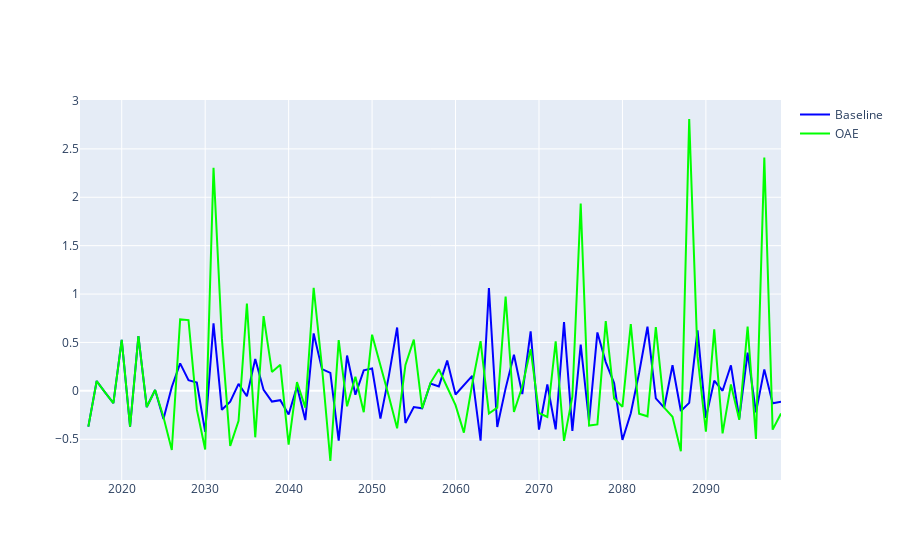

The cell this chart's notebook holds for it:
### Code cell
fig = go.Figure()
fig.add_trace(go.Scatter(x=alk_amplitude_baseline_pct.year, y=alk_amplitude_baseline_pct['ALK'],
                    mode='lines', line_color='#0000FF',
                    name='Baseline'))
fig.add_trace(go.Scatter(x=alk_amplitude_oae_pct.year, y=alk_amplitude_oae_pct['ALK'],
                    mode='lines', line_color='#00FF00',
                    name='OAE'))
fig.show()
